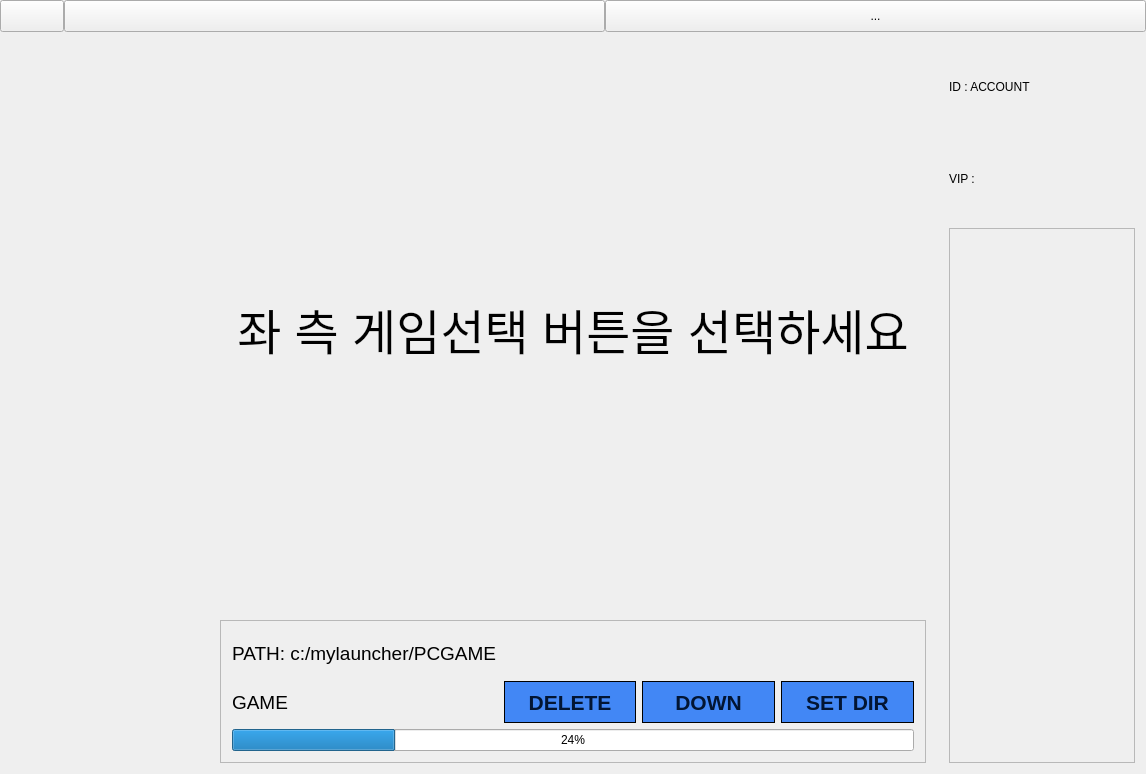
<?xml version="1.0" encoding="UTF-8"?>
<ui version="4.0">
 <class>MyGameLauncherClass</class>
 <widget class="QMainWindow" name="MyGameLauncherClass">
  <property name="geometry">
   <rect>
    <x>0</x>
    <y>0</y>
    <width>1146</width>
    <height>774</height>
   </rect>
  </property>
  <property name="windowTitle">
   <string>MyGameLauncher</string>
  </property>
  <widget class="QWidget" name="centralWidget">
   <property name="styleSheet">
    <string notr="true"/>
   </property>
   <layout class="QVBoxLayout" name="verticalLayout">
    <property name="spacing">
     <number>0</number>
    </property>
    <property name="leftMargin">
     <number>0</number>
    </property>
    <property name="topMargin">
     <number>0</number>
    </property>
    <property name="rightMargin">
     <number>0</number>
    </property>
    <property name="bottomMargin">
     <number>0</number>
    </property>
    <item>
     <widget class="QWidget" name="titlebar_widget_" native="true">
      <layout class="QHBoxLayout" name="horizontalLayout">
       <property name="spacing">
        <number>0</number>
       </property>
       <property name="leftMargin">
        <number>0</number>
       </property>
       <property name="topMargin">
        <number>0</number>
       </property>
       <property name="rightMargin">
        <number>0</number>
       </property>
       <property name="bottomMargin">
        <number>0</number>
       </property>
       <item>
        <widget class="QToolButton" name="toolButton_hide">
         <property name="sizePolicy">
          <sizepolicy hsizetype="Preferred" vsizetype="Preferred">
           <horstretch>0</horstretch>
           <verstretch>0</verstretch>
          </sizepolicy>
         </property>
         <property name="minimumSize">
          <size>
           <width>32</width>
           <height>32</height>
          </size>
         </property>
         <property name="maximumSize">
          <size>
           <width>64</width>
           <height>64</height>
          </size>
         </property>
         <property name="text">
          <string/>
         </property>
         <property name="icon">
          <iconset resource="MyGameLauncher.qrc">
           <normaloff>:/MyGameLauncher/resource/tob_none_btn01.png</normaloff>:/MyGameLauncher/resource/tob_none_btn01.png</iconset>
         </property>
        </widget>
       </item>
       <item>
        <widget class="QToolButton" name="toolButton_resize">
         <property name="sizePolicy">
          <sizepolicy hsizetype="Preferred" vsizetype="Preferred">
           <horstretch>0</horstretch>
           <verstretch>0</verstretch>
          </sizepolicy>
         </property>
         <property name="minimumSize">
          <size>
           <width>32</width>
           <height>32</height>
          </size>
         </property>
         <property name="text">
          <string/>
         </property>
         <property name="icon">
          <iconset resource="MyGameLauncher.qrc">
           <normaloff>:/MyGameLauncher/resource/tob_none_btn02.png</normaloff>:/MyGameLauncher/resource/tob_none_btn02.png</iconset>
         </property>
        </widget>
       </item>
       <item>
        <widget class="QToolButton" name="toolButton_exit">
         <property name="sizePolicy">
          <sizepolicy hsizetype="Preferred" vsizetype="Preferred">
           <horstretch>0</horstretch>
           <verstretch>0</verstretch>
          </sizepolicy>
         </property>
         <property name="minimumSize">
          <size>
           <width>32</width>
           <height>32</height>
          </size>
         </property>
         <property name="text">
          <string>...</string>
         </property>
         <property name="icon">
          <iconset resource="MyGameLauncher.qrc">
           <normaloff>:/MyGameLauncher/resource/exit.png</normaloff>:/MyGameLauncher/resource/exit.png</iconset>
         </property>
        </widget>
       </item>
      </layout>
     </widget>
    </item>
    <item>
     <widget class="QWidget" name="main_application_widget" native="true">
      <property name="sizePolicy">
       <sizepolicy hsizetype="Expanding" vsizetype="Expanding">
        <horstretch>0</horstretch>
        <verstretch>0</verstretch>
       </sizepolicy>
      </property>
      <layout class="QHBoxLayout" name="horizontalLayout_2" stretch="2,7,2">
       <property name="spacing">
        <number>1</number>
       </property>
       <property name="leftMargin">
        <number>0</number>
       </property>
       <property name="topMargin">
        <number>0</number>
       </property>
       <property name="rightMargin">
        <number>0</number>
       </property>
       <property name="bottomMargin">
        <number>0</number>
       </property>
       <item>
        <widget class="QWidget" name="game_list_widget_" native="true"/>
       </item>
       <item>
        <widget class="QWidget" name="main_widget_" native="true">
         <layout class="QVBoxLayout" name="verticalLayout_3" stretch="8,2">
          <item>
           <widget class="QLabel" name="label_image_">
            <property name="sizePolicy">
             <sizepolicy hsizetype="Preferred" vsizetype="Expanding">
              <horstretch>0</horstretch>
              <verstretch>0</verstretch>
             </sizepolicy>
            </property>
            <property name="font">
             <font>
              <family>Arial</family>
              <pointsize>36</pointsize>
             </font>
            </property>
            <property name="text">
             <string>좌 측 게임선택 버튼을 선택하세요</string>
            </property>
            <property name="alignment">
             <set>Qt::AlignCenter</set>
            </property>
           </widget>
          </item>
          <item>
           <widget class="QFrame" name="frame">
            <property name="frameShape">
             <enum>QFrame::StyledPanel</enum>
            </property>
            <property name="frameShadow">
             <enum>QFrame::Raised</enum>
            </property>
            <layout class="QVBoxLayout" name="verticalLayout_2">
             <item>
              <layout class="QHBoxLayout" name="horizontalLayout_3" stretch="2">
               <item>
                <layout class="QVBoxLayout" name="verticalLayout_4">
                 <item>
                  <widget class="QLabel" name="label_path_">
                   <property name="font">
                    <font>
                     <family>Arial</family>
                     <pointsize>14</pointsize>
                    </font>
                   </property>
                   <property name="text">
                    <string>PATH: c:/mylauncher/PCGAME</string>
                   </property>
                  </widget>
                 </item>
                 <item>
                  <layout class="QHBoxLayout" name="horizontalLayout_4" stretch="2,1,1,1">
                   <item>
                    <widget class="QLabel" name="label_game_title_">
                     <property name="font">
                      <font>
                       <family>Arial</family>
                       <pointsize>14</pointsize>
                      </font>
                     </property>
                     <property name="text">
                      <string>GAME</string>
                     </property>
                    </widget>
                   </item>
                   <item>
                    <widget class="QPushButton" name="pushButton_delete_">
                     <property name="sizePolicy">
                      <sizepolicy hsizetype="Preferred" vsizetype="Preferred">
                       <horstretch>0</horstretch>
                       <verstretch>0</verstretch>
                      </sizepolicy>
                     </property>
                     <property name="font">
                      <font>
                       <family>Arial</family>
                       <pointsize>16</pointsize>
                       <weight>75</weight>
                       <bold>true</bold>
                      </font>
                     </property>
                     <property name="cursor">
                      <cursorShape>PointingHandCursor</cursorShape>
                     </property>
                     <property name="styleSheet">
                      <string notr="true">QPushButton {border: 1px solid black; background-color:#4287f5; color: #021533;}

QPushButton:pressed {border: 1px solid black; background-color:#364a69; color: white;}

QPushButton:hover {border: 1px solid black; background-color:#353a42; color: white;}</string>
                     </property>
                     <property name="text">
                      <string>DELETE</string>
                     </property>
                    </widget>
                   </item>
                   <item>
                    <widget class="QPushButton" name="pushButton_down_">
                     <property name="sizePolicy">
                      <sizepolicy hsizetype="Preferred" vsizetype="Preferred">
                       <horstretch>0</horstretch>
                       <verstretch>0</verstretch>
                      </sizepolicy>
                     </property>
                     <property name="font">
                      <font>
                       <family>Arial</family>
                       <pointsize>16</pointsize>
                       <weight>75</weight>
                       <bold>true</bold>
                      </font>
                     </property>
                     <property name="cursor">
                      <cursorShape>PointingHandCursor</cursorShape>
                     </property>
                     <property name="styleSheet">
                      <string notr="true">QPushButton {border: 1px solid black; background-color:#4287f5; color: #021533;}

QPushButton:pressed {border: 1px solid black; background-color:#364a69; color: white;}

QPushButton:hover {border: 1px solid black; background-color:#353a42; color: white;}</string>
                     </property>
                     <property name="text">
                      <string>DOWN</string>
                     </property>
                    </widget>
                   </item>
                   <item>
                    <widget class="QPushButton" name="pushButton_dir_">
                     <property name="sizePolicy">
                      <sizepolicy hsizetype="Preferred" vsizetype="Preferred">
                       <horstretch>0</horstretch>
                       <verstretch>0</verstretch>
                      </sizepolicy>
                     </property>
                     <property name="font">
                      <font>
                       <family>Arial</family>
                       <pointsize>16</pointsize>
                       <weight>75</weight>
                       <bold>true</bold>
                      </font>
                     </property>
                     <property name="cursor">
                      <cursorShape>PointingHandCursor</cursorShape>
                     </property>
                     <property name="styleSheet">
                      <string notr="true">QPushButton {border: 1px solid black; background-color:#4287f5; color: #021533;}

QPushButton:pressed {border: 1px solid black; background-color:#364a69; color: white;}

QPushButton:hover {border: 1px solid black; background-color:#353a42; color: white;}</string>
                     </property>
                     <property name="text">
                      <string>SET DIR</string>
                     </property>
                    </widget>
                   </item>
                  </layout>
                 </item>
                </layout>
               </item>
              </layout>
             </item>
             <item>
              <widget class="QProgressBar" name="progressBar">
               <property name="value">
                <number>24</number>
               </property>
              </widget>
             </item>
            </layout>
           </widget>
          </item>
         </layout>
        </widget>
       </item>
       <item>
        <widget class="QWidget" name="login_status_widget_" native="true">
         <layout class="QVBoxLayout" name="verticalLayout_7" stretch="1,3">
          <item>
           <layout class="QVBoxLayout" name="verticalLayout_6">
            <item>
             <widget class="QLabel" name="label_id_">
              <property name="text">
               <string>ID : ACCOUNT</string>
              </property>
             </widget>
            </item>
            <item>
             <widget class="QLabel" name="label_vip_">
              <property name="text">
               <string>VIP :</string>
              </property>
             </widget>
            </item>
           </layout>
          </item>
          <item>
           <layout class="QVBoxLayout" name="verticalLayout_5">
            <property name="spacing">
             <number>0</number>
            </property>
            <item>
             <widget class="QScrollArea" name="scrollArea_friendlist_">
              <property name="widgetResizable">
               <bool>true</bool>
              </property>
              <widget class="QWidget" name="friend_list_widget_">
               <property name="geometry">
                <rect>
                 <x>0</x>
                 <y>0</y>
                 <width>179</width>
                 <height>534</height>
                </rect>
               </property>
              </widget>
             </widget>
            </item>
           </layout>
          </item>
         </layout>
        </widget>
       </item>
      </layout>
     </widget>
    </item>
   </layout>
  </widget>
 </widget>
 <layoutdefault spacing="6" margin="11"/>
 <resources>
  <include location="MyGameLauncher.qrc"/>
 </resources>
 <connections/>
</ui>
